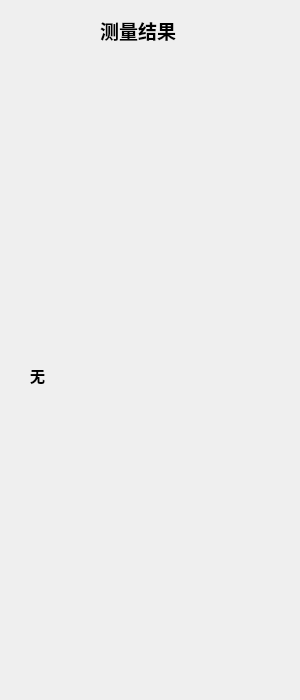
<?xml version="1.0" encoding="UTF-8"?>
<ui version="4.0">
 <class>ResultForm</class>
 <widget class="QWidget" name="ResultForm">
  <property name="geometry">
   <rect>
    <x>0</x>
    <y>0</y>
    <width>300</width>
    <height>700</height>
   </rect>
  </property>
  <property name="windowTitle">
   <string>Form</string>
  </property>
  <widget class="QLabel" name="windowtitle">
   <property name="geometry">
    <rect>
     <x>100</x>
     <y>20</y>
     <width>101</width>
     <height>21</height>
    </rect>
   </property>
   <property name="font">
    <font>
     <pointsize>14</pointsize>
     <weight>75</weight>
     <bold>true</bold>
    </font>
   </property>
   <property name="text">
    <string>测量结果</string>
   </property>
  </widget>
  <widget class="QLabel" name="Datalabel">
   <property name="geometry">
    <rect>
     <x>30</x>
     <y>60</y>
     <width>221</width>
     <height>631</height>
    </rect>
   </property>
   <property name="font">
    <font>
     <family>Agency FB</family>
     <pointsize>11</pointsize>
     <weight>75</weight>
     <bold>true</bold>
    </font>
   </property>
   <property name="text">
    <string>无</string>
   </property>
  </widget>
 </widget>
 <resources/>
 <connections/>
</ui>
